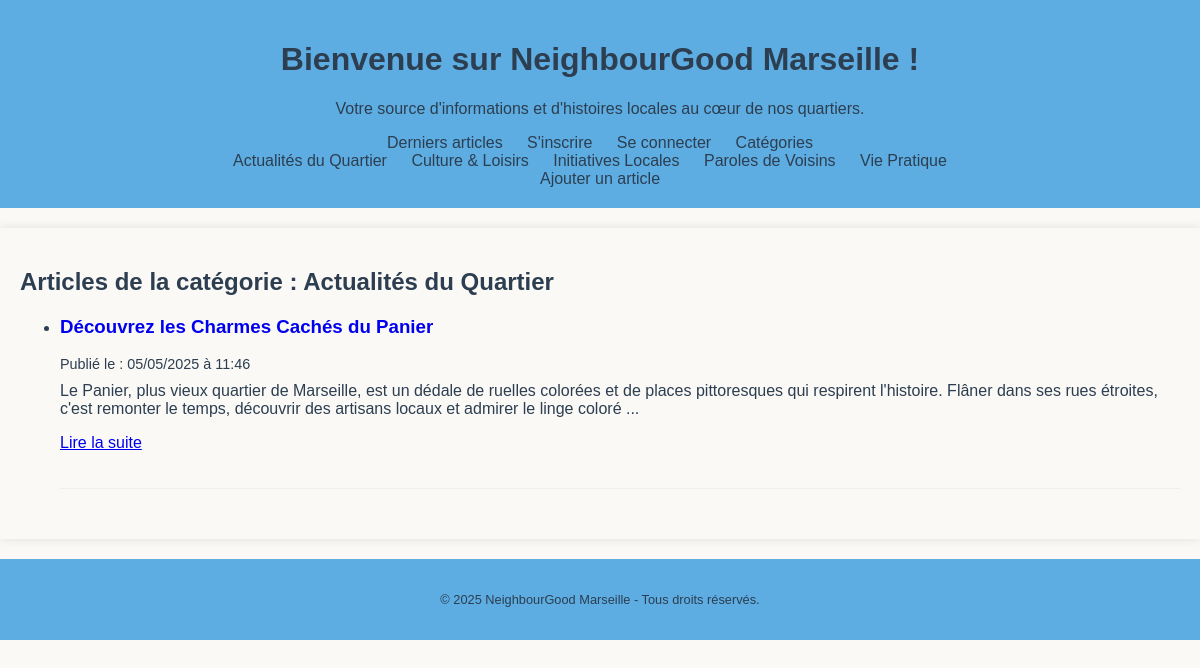
Page /ctrl/category.php?id=110 on the earlier database version.
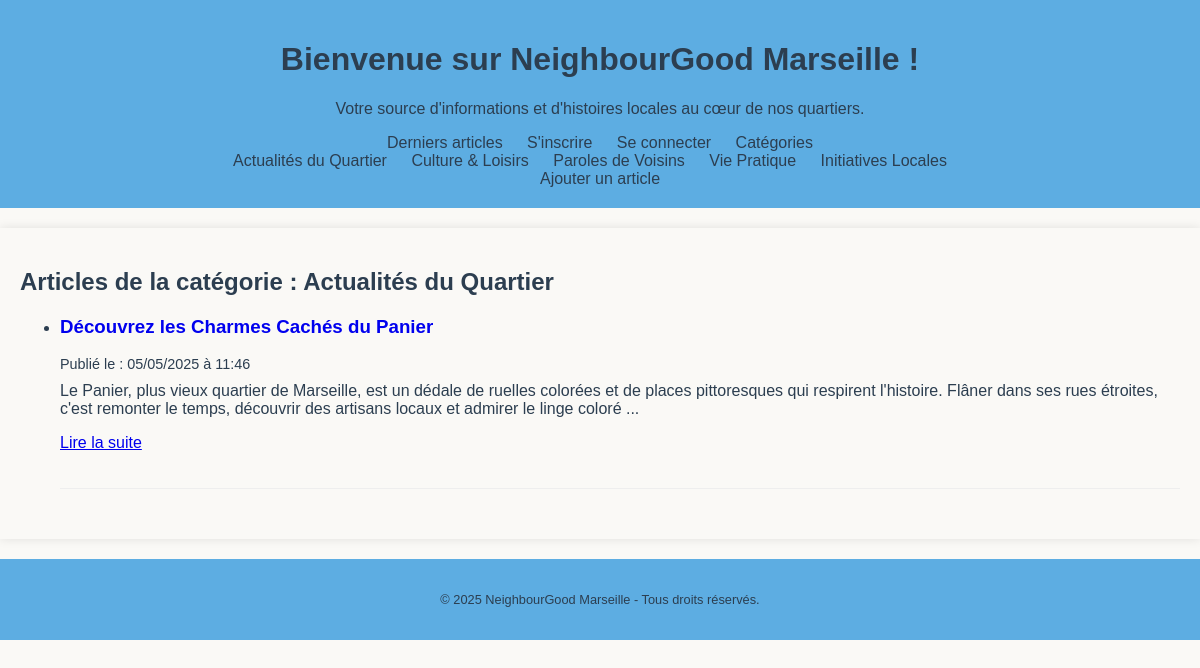
Same page on the later database version.
### tables this page shows
CREATE TABLE category (
    id INT UNSIGNED AUTO_INCREMENT PRIMARY KEY
    ,name VARCHAR(100) UNIQUE NOT NULL COMMENT 'Nom catégorie'
    ,display_rank INT NOT NULL COMMENT 'Ordre'
);

CREATE TABLE article (
    id INT UNSIGNED AUTO_INCREMENT PRIMARY KEY
    ,title VARCHAR(255) NOT NULL COMMENT 'Titre'
    ,content TEXT NOT NULL COMMENT 'Contenu article'
    ,created_at TIMESTAMP DEFAULT CURRENT_TIMESTAMP
    ,published_at TIMESTAMP DEFAULT CURRENT_TIMESTAMP
    ,updated_at TIMESTAMP DEFAULT CURRENT_TIMESTAMP ON UPDATE CURRENT_TIMESTAMP
    ,account_id INT UNSIGNED NOT NULL COMMENT 'ID Auteur'
    ,category_id INT UNSIGNED DEFAULT NULL COMMENT 'ID Catégorie'
    ,is_published BOOLEAN DEFAULT FALSE
    ,FOREIGN KEY (account_id) REFERENCES account(id)
    ,FOREIGN KEY (category_id) REFERENCES category(id)
);

### ctrl/category.php (called while the page is built, shortened)
<?php
require_once $_SERVER['DOCUMENT_ROOT'] . '/ctrl/_core/ctrl.php';
require_once $_SERVER['DOCUMENT_ROOT'] . '/model/lib/blog.php';
class Category extends Ctrl
{
    public function getPageTitle(): ?string
    {
        return 'Articles de la catégorie : ' . $this->viewArgs['category']['name'];
    }
    public function do(): void
    {
        $id = $_GET['id'];
        $category = LibBlog::getCategory($id);
        $listArticleFromCategory = LibBlog::listArticleFromCategory($id);
    }
}
$ctrl = new Category();
$ctrl->execute();

### model/lib/db.php (called while the page is built, shortened)
<?php
class Lib
{
    public static function connect(): PDO
    {
        $db = parse_ini_file($_SERVER['DOCUMENT_ROOT'] . '/cfg/db.ini');
        $dsn = 'mysql:host=' . $db['host'] . ';port=' . $db['port'] . ';dbname=' . $db['name'];
        $pdo = new PDO($dsn, $db['user'], $db['password']);
        return $pdo;
    }
}

### model/lib/blog.php (called while the page is built, shortened)
<?php
require_once $_SERVER['DOCUMENT_ROOT'] . '/model/lib/db.php';
class blog
{
    public static function listCategory(): array
    {
        $query = 'SELECT category.id, category.name FROM category ORDER BY category.display_rank ASC, category.name ASC;';
        $statement = LibDb::connect()->prepare($query);
        $statement->execute();
        $listCategory = $statement->fetchAll(PDO::FETCH_ASSOC);
        return $listCategory;
    }
    public static function listArticleFromCategory($id): array
    {
        $query = 'SELECT article.id, article.title, article.content, article.created_at, article.published_at, article.updated_at, article.account_id, article.category_id, article.is_published';
        $query .= ' FROM article JOIN category ON article.category_id = category.id WHERE category.id = :id ORDER BY published_at DESC;';
        $statement = LibDb::connect()->prepare($query);
        $statement->bindParam(':id', $id);
        $statement->execute();
        $listArticleFromCategory = $statement->fetchAll(PDO::FETCH_ASSOC);
        return $listArticleFromCategory;
    }
    public static function getCategory($id): ?array
    {
        $query = 'SELECT category.id, category.name FROM category WHERE category.id = :id;';
        $statement = LibDb::connect()->prepare($query);
        $statement->bindParam(':id', $id);
        $statement->execute();
        $category = $statement->fetch(PDO::FETCH_ASSOC);
        return $category;
    }
}

### view/category.php (the view)
<main>
    <div class="container">
        <h2>Articles de la catégorie : <?= ($args['category']['name'] ?? 'Inconnue') ?></h2>
        <?php if (!empty($args['listArticleFromCategory'])): ?>
            <ul class="article-list">
                <?php foreach ($args['listArticleFromCategory'] as $article): ?>
                    <li class="article-item">
                        <h3><a href="/article/<?= $article['id'] ?>"><?= ($article['title']) ?></a></h3>
                        <p class="publish-date">Publié le : <?= isset($article['published_at']) ? date('d/m/Y à H:i', strtotime($article['published_at'])) : 'Non défini' ?></p>
                        <div class="article-content">
                            <?= substr(nl2br(($article['content'])), 0, 250) ?>...
                        </div>
                        <p><a href="/article/<?= $article['id'] ?>" class="read-more-link">Lire la suite</a></p>
                    </li>
                <?php endforeach; ?>
            </ul>
        <?php else: ?>
            <p class="no-articles">Il n'y a pas encore d'articles dans cette catégorie.</p>
        <?php endif; ?>
    </div>
</main>

### view/_header.php (shortened to what this page needs)
<!DOCTYPE html>
<html lang="fr">
<head>
    <link rel="stylesheet" href="/asset/css/style.css">
</head>
<body>
    <header>
        <h1>Bienvenue sur NeighbourGood Marseille !</h1>
        <p>Votre source d'informations et d'histoires locales au cœur de nos quartiers.</p>
        <nav>
            <ul>
                <li><a href="/ctrl/public.php">Derniers articles</a></li>
                <?php if (!isset($_SESSION['user'])) { ?>
                    <li><a href="/ctrl/register-display.php">S'inscrire</a></li>
                <?php } ?>
                <?php if (!isset($_SESSION['user'])) { ?>
                    <li><a href="/ctrl/login-display.php">Se connecter</a></li>
                <?php } ?>
                <li> Catégories
                    <ul>
                        <?php foreach ($args['listCategory'] as $category): ?>
                            <li>
                                <a href="/ctrl/category.php?id=<?= $category['id'] ?>">
                                    <?= ($category['name']) ?>
                                </a>
                            </li>
                        <?php endforeach; ?>
                    </ul>
                </li>
                <li>
                    <?php if (isset($_SESSION['user'])) : ?>
                        <a href="/ctrl/article-add-display.php">Ajouter un article</a>
                    <?php else : ?>
                        <a href="/ctrl/login-display.php">Ajouter un article</a>
                    <?php endif; ?>
                </li>
            </ul>
        </nav>
    </header>

Differences in the rows shown:
changed category "Initiatives Locales": moves down the list
